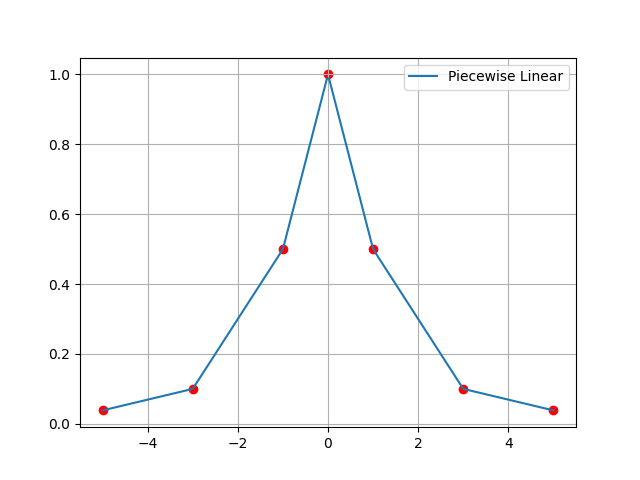

Write the Python code that produced this figure.
import numpy as np
import matplotlib.pyplot as plt

x = np.array([-5, -3, -1, 0, 1, 3, 5])
y = 1 / (1 + x**2)

xs = np.linspace(-5, 5, 200)
ys = np.interp(xs, x, y)

plt.plot(xs, ys, label="Piecewise Linear")
plt.scatter(x, y, color='red')
plt.legend()
plt.grid(True)
plt.show()
